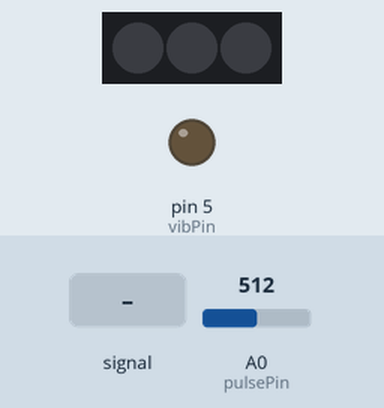
Bench run of a sketch on a simulated Arduino Uno, built with avr-gcc and run on an emulated ATmega328P. Parts: 3 RGB LEDs in strip order, left to right, output pins drawn as LEDs (lit = HIGH). The test bench sets the inputs (shaded band); at power-on: A0 (pulsePin) = 512. Dim RGB values are drawn brighter than linear.

Above: at 1.2 s.
1.3 s: A0 (pulsePin) fed a 200 Hz sine of ±81 counts around its level
At 1.6 s:
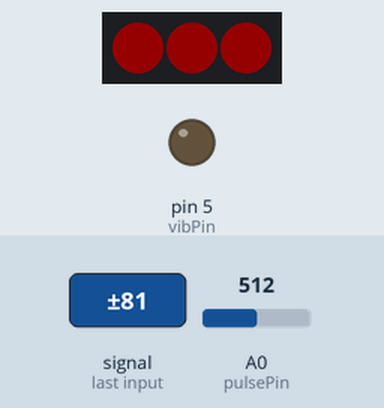
4.3 s: A0 (pulsePin) set to 716
At 5.4 s:
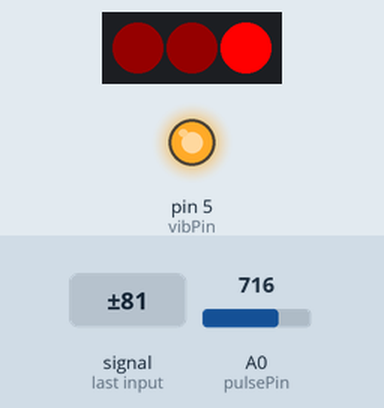
5.8 s: A0 (pulsePin) set to 527
7.3 s: A0 (pulsePin) set to 497
At 8.3 s:
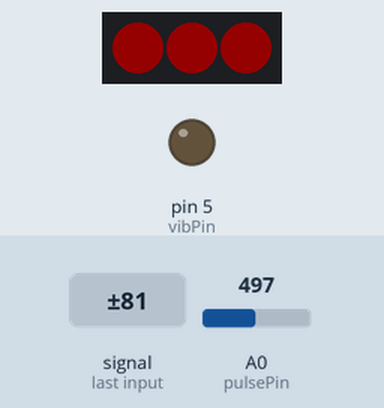
8.8 s: A0 (pulsePin) set to 522
At 9.6 s:
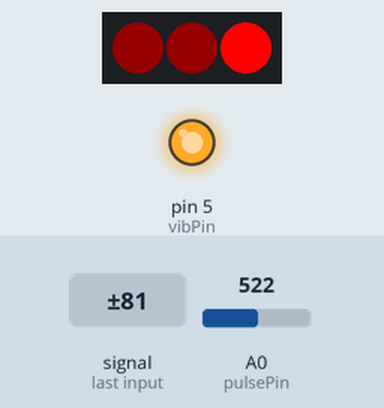
Timing chart, 0 to 11.3 s (numbered marks = the images above; inputs shaded):
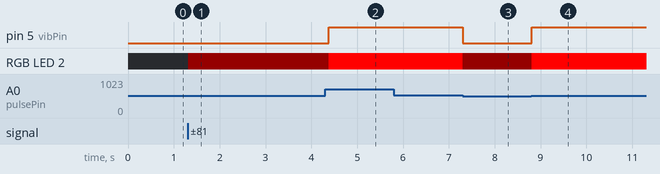

Measured:
- the behaviour switches between 513 and 512 on A0 (pulsePin) (found by bisection; images 2 and 3)
- after the input at 1.3 s, RGB LED 2: off → RGB(20, 0, 0) at once
- after the input at 4.3 s, pin 5 (vibPin): LOW → HIGH after 0.08 s
- after the input at 5.8 s, every drawn part: stays the same
- after the input at 7.3 s, pin 5 (vibPin): HIGH → LOW at once; RGB LED 2: RGB(255, 0, 0) → RGB(20, 0, 0) at once
- after the input at 8.8 s, pin 5 (vibPin): LOW → HIGH at once; RGB LED 2: RGB(20, 0, 0) → RGB(255, 0, 0) at once

The sketch:

NeoPixel_PulseSensor.ino
```cpp
/*

 NeoPixel + Pulse Sensor

 MGDS-PET

 When a pulse is sensed, the interrupt is triggered.
 The three NeoPixels blink red in a heartrate-monitor-type pattern.

 Created on December 10, 2014

 References:
 * http://pulsesensor.myshopify.com/pages/code-and-guide
 * https://learn.adafruit.com/adafruit-neopixel-uberguide/arduino-library

 Wiring:
 * All pins are on the Bean, BUT the pulse sensor seems to only work well
 when supplied with 5 V; I just used an Uno to supply this

 */


#include <Adafruit_NeoPixel.h>

int pulsePin = A0;     // Pulse Sensor purple wire connected to analog pin 0
int neoPin = 3;       // first NeoPixel data in
int vibPin = 5;       // vib motor

// these variables are volatile because they are used during the interrupt service routine
volatile int BPM;                  // used to hold the pulse rate
volatile int Signal;               // holds the incoming raw data
volatile int IBI = 600;            // holds the time between beats, must be seeded!
volatile boolean Pulse = false;    // true when pulse wave is high, false when it's low
volatile boolean QS = false;       // becomes true when Arduoino finds a beat.

Adafruit_NeoPixel trio = Adafruit_NeoPixel(3, neoPin, NEO_GRB + NEO_KHZ800);    // three NeoPixels in series


void setup()
{
  trio.begin();
  trio.show();

  pinMode(neoPin, OUTPUT);
  pinMode(vibPin, OUTPUT);

  interruptSetup();            // sets up to read Pulse Sensor signal every 2mS
}


void loop()
{
  // Everything happens in Interrupt
}


void stableNeo()
{
  trio.setPixelColor(0, trio.Color(20, 0, 0));
  trio.setPixelColor(1, trio.Color(20, 0, 0));
  trio.setPixelColor(2, trio.Color(20, 0, 0));

  trio.show();
}


void pulseNeo()
{
  trio.setPixelColor(0, trio.Color(255, 0, 0));
  trio.setPixelColor(1, trio.Color(20, 0, 0));
  trio.setPixelColor(2, trio.Color(20, 0, 0));
  trio.show();
  delay(70);

  trio.setPixelColor(0, trio.Color(20, 0, 0));
  trio.setPixelColor(1, trio.Color(255, 0, 0));
  trio.setPixelColor(2, trio.Color(20, 0, 0));
  trio.show();
  delay(70);

  trio.setPixelColor(0, trio.Color(20, 0, 0));
  trio.setPixelColor(1, trio.Color(20, 0, 0));
  trio.setPixelColor(2, trio.Color(255, 0, 0));
  trio.show();
  delay(70);
}
```

Interrupt.ino
```cpp
// Interrupt

volatile int rate[10];                    // array to hold last ten IBI values
volatile unsigned long sampleCounter = 0;          // used to determine pulse timing
volatile unsigned long lastBeatTime = 0;           // used to find IBI
volatile int P =512;                      // used to find peak in pulse wave, seeded
volatile int T = 512;                     // used to find trough in pulse wave, seeded
volatile int thresh = 512;                // used to find instant moment of heart beat, seeded
volatile int amp = 100;                   // used to hold amplitude of pulse waveform, seeded
volatile boolean firstBeat = true;        // used to seed rate array so we startup with reasonable BPM
volatile boolean secondBeat = false;      // used to seed rate array so we startup with reasonable BPM


void interruptSetup()
{
  // Initializes Timer2 to throw an interrupt every 2mS.
  TCCR2A = 0x02;     // DISABLE PWM ON DIGITAL PINS 3 AND 11, AND GO INTO CTC MODE
  TCCR2B = 0x06;     // DON'T FORCE COMPARE, 256 PRESCALER
  OCR2A = 0X7C;      // SET THE TOP OF THE COUNT TO 124 FOR 500Hz SAMPLE RATE
  TIMSK2 = 0x02;     // ENABLE INTERRUPT ON MATCH BETWEEN TIMER2 AND OCR2A
  sei();             // MAKE SURE GLOBAL INTERRUPTS ARE ENABLED
}


// THIS IS THE TIMER 2 INTERRUPT SERVICE ROUTINE.
// Timer 2 makes sure that we take a reading every 2 miliseconds
ISR(TIMER2_COMPA_vect)    // triggered when Timer2 counts to 124
{
  cli();                                      // disable interrupts while we do this
  Signal = analogRead(pulsePin);              // read the Pulse Sensor
  sampleCounter += 2;                         // keep track of the time in mS with this variable
  int N = sampleCounter - lastBeatTime;       // monitor the time since the last beat to avoid noise

    //  find the peak and trough of the pulse wave
  if(Signal < thresh && N > (IBI/5)*3){       // avoid dichrotic noise by waiting 3/5 of last IBI
    if (Signal < T){                        // T is the trough
      T = Signal;                         // keep track of lowest point in pulse wave
    }
  }

  if(Signal > thresh && Signal > P){          // thresh condition helps avoid noise
    P = Signal;                             // P is the peak
  }                                        // keep track of highest point in pulse wave

  //  NOW IT'S TIME TO LOOK FOR THE HEART BEAT
  // signal surges up in value every time there is a pulse
  if (N > 250){                                   // avoid high frequency noise
    if ( (Signal > thresh) && (Pulse == false) && (N > (IBI/5)*3) ){
      Pulse = true;                               // set the Pulse flag when we think there is a pulse

        // PULSE INDICATOR ON:
      pulseNeo();
      digitalWrite(vibPin, HIGH);

      IBI = sampleCounter - lastBeatTime;         // measure time between beats in mS
      lastBeatTime = sampleCounter;               // keep track of time for next pulse

      if(secondBeat){                        // if this is the second beat, if secondBeat == TRUE
        secondBeat = false;                  // clear secondBeat flag
        for(int i=0; i<=9; i++){             // seed the running total to get a realisitic BPM at startup
          rate[i] = IBI;
        }
      }

      if(firstBeat){                         // if it's the first time we found a beat, if firstBeat == TRUE
        firstBeat = false;                   // clear firstBeat flag
        secondBeat = true;                   // set the second beat flag
        sei();                               // enable interrupts again
        return;                              // IBI value is unreliable so discard it
      }


      // keep a running total of the last 10 IBI values
      word runningTotal = 0;                  // clear the runningTotal variable

      for(int i=0; i<=8; i++){                // shift data in the rate array
        rate[i] = rate[i+1];                  // and drop the oldest IBI value
        runningTotal += rate[i];              // add up the 9 oldest IBI values
      }

      rate[9] = IBI;                          // add the latest IBI to the rate array
      runningTotal += rate[9];                // add the latest IBI to runningTotal
      runningTotal /= 10;                     // average the last 10 IBI values
      BPM = 60000/runningTotal;               // how many beats can fit into a minute? that's BPM!
      QS = true;                              // set Quantified Self flag
      // QS FLAG IS NOT CLEARED INSIDE THIS ISR
    }
  }

  if (Signal < thresh && Pulse == true){   // when the values are going down, the beat is over

    // PULSE INDICATOR OFF:
    stableNeo();
    digitalWrite(vibPin, LOW);

    Pulse = false;                         // reset the Pulse flag so we can do it again
    amp = P - T;                           // get amplitude of the pulse wave
    thresh = amp/2 + T;                    // set thresh at 50% of the amplitude
    P = thresh;                            // reset these for next time
    T = thresh;
  }

  if (N > 2500){                           // if 2.5 seconds go by without a beat
    thresh = 512;                          // set thresh default
    P = 512;                               // set P default
    T = 512;                               // set T default
    lastBeatTime = sampleCounter;          // bring the lastBeatTime up to date
    firstBeat = true;                      // set these to avoid noise
    secondBeat = false;                    // when we get the heartbeat back
  }

  sei();                                   // enable interrupts when youre done!
}// end isr
```
